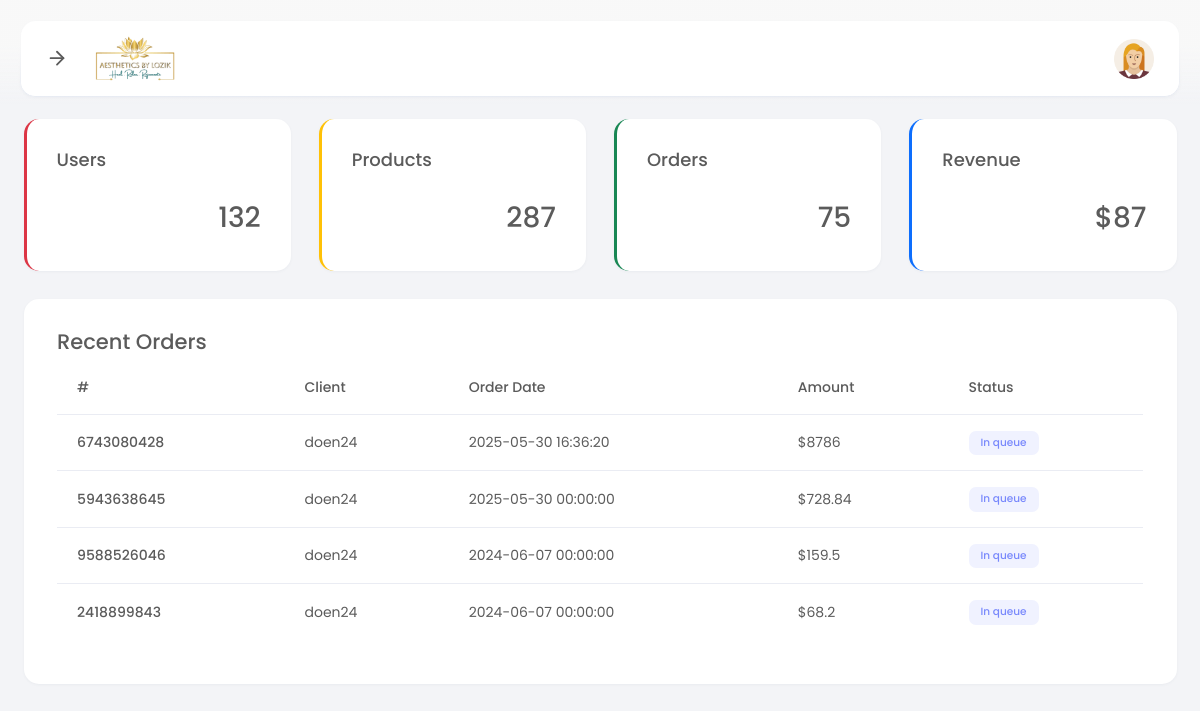
/manager/ (signed in), run on the app's committed database.
### tables this page shows
CREATE TABLE `orders` (
  `id` int(11) NOT NULL,
  `orderid` varchar(20) NOT NULL,
  `userid` varchar(10) NOT NULL,
  `ref` varchar(50) DEFAULT NULL,
  `items` text NOT NULL,
  `amount` float NOT NULL,
  `firstname` varchar(20) NOT NULL,
  `lastname` varchar(20) NOT NULL,
  `email` varchar(50) NOT NULL,
  `phone` varchar(30) NOT NULL,
  `country` varchar(30) NOT NULL,
  `city` varchar(30) NOT NULL,
  `zipcode` varchar(10) NOT NULL,
  `address1` varchar(255) NOT NULL,
  `address2` varchar(255) NOT NULL,
  `status` varchar(50) NOT NULL DEFAULT 'In queue',
  `created_at` datetime NOT NULL DEFAULT current_timestamp()
);

CREATE TABLE `users` (
  `id` int(11) NOT NULL,
  `userid` varchar(20) NOT NULL,
  `firstname` varchar(50) NOT NULL,
  `lastname` varchar(50) NOT NULL,
  `username` varchar(50) NOT NULL,
  `phone` varchar(20) NOT NULL,
  `email` varchar(100) NOT NULL,
  `password` varchar(100) NOT NULL,
  `code` varchar(10) NOT NULL,
  `created_at` datetime NOT NULL DEFAULT current_timestamp()
);

### manager/index.php (the view, shortened to what this page needs)
<?php
include_once "../config.php";
$getOrders = mysqli_query($conn, "SELECT * FROM `orders` ORDER BY `id` DESC LIMIT 5");
?>
<!DOCTYPE html>
<html lang="en">
<head>
  <link href="assets/plugins/bootstrap/css/bootstrap.min.css" rel="stylesheet">
  <link href="assets/plugins/font-awesome/css/all.min.css" rel="stylesheet">
  <link href="assets/plugins/perfectscroll/perfect-scrollbar.css" rel="stylesheet">
  <link href="assets/plugins/apexcharts/apexcharts.css" rel="stylesheet">
  <link href="assets/css/main.min.css" rel="stylesheet">
  <link href="assets/css/custom.css" rel="stylesheet">
</head>
<body>
  <div class="page-container">
    <?php include("components/menu.php"); ?>
    <div class="page-content">
      <div class="main-wrapper">
        <div class="row">
          <div class="col-md-6 col-xl-3">
            <div class="card stat-widget border-start border-danger border-3   ">
              <div class="card-body">
                <h5 class="card-title">Users</h5>
                <h2>132</h2>
              </div>
            </div>
          </div>
          <div class="col-md-6 col-xl-3">
            <div class="card stat-widget border-start border-warning border-3 ">
              <div class="card-body">
                <h5 class="card-title">Products</h5>
                <h2>287</h2>
              </div>
            </div>
          </div>
          <div class="col-md-6 col-xl-3">
            <div class="card stat-widget border-start border-success border-3 ">
              <div class="card-body">
                <h5 class="card-title">Orders</h5>
                <h2>75</h2>
              </div>
            </div>
          </div>
          <div class="col-md-6 col-xl-3">
            <div class="card stat-widget border-start border-primary border-3 ">
              <div class="card-body">
                <h5 class="card-title">Revenue</h5>
                <h2>$87</h2>
              </div>
            </div>
          </div>
        </div>
        <div class="row">
          <div class="col">
            <div class="card">
              <div class="card-body">
                <div class="row">
                  <div class="col-8">
                    <h4>Recent Orders</h4>
                  </div>
                </div>
                <div class="row">
                  <div class="table-responsive">
                    <table class="table invoice-table">
                      <thead>
                        <tr>
                          <th scope="col">#</th>
                          <th scope="col">Client</th>
                          <th scope="col">Order Date</th>
                          <th scope="col">Amount</th>
                          <th scope="col">Status</th>
                        </tr>
                      </thead>
                      <tbody>
                        <?php
                        if (mysqli_num_rows($getOrders) > 0) {
                          $orders = mysqli_fetch_all($getOrders, MYSQLI_ASSOC);
                          foreach ($orders as $order) {
                            $userid = $order["userid"];
                            $getUser = mysqli_query($conn, "SELECT * FROM `users` WHERE `userid` = '$userid'");
                            $user = mysqli_fetch_assoc($getUser);
                            ?>
                            <tr>
                              <th scope="row"><?= $order["orderid"]; ?></th>
                              <td><?= $user["username"]; ?></td>
                              <td><?= $order["created_at"]; ?></td>
                              <td>$<?= $order["amount"]; ?></td>
                              <td><span class="badge bg-primary"><?= $order["status"]; ?></span></td>
                            </tr>
                            <?php
                          }
                        }
                        ?>
                      </tbody>
                    </table>
                  </div>
                </div>
              </div>
            </div>
          </div>
        </div>
      </div>
    </div>
  </div>
</body>
</html>

### data on the page
orders: orderid "6743080428", users.username "doen24", created_at "2025-05-30 16:36:20", amount "8786", status "In queue"
orders: orderid "5943638645", users.username "doen24", created_at "2025-05-30 00:00:00", amount "728.84", status "In queue"
orders: orderid "9588526046", users.username "doen24", created_at "2024-06-07 00:00:00", amount "159.5", status "In queue"
orders: orderid "2418899843", users.username "doen24", created_at "2024-06-07 00:00:00", amount "68.2", status "In queue"
